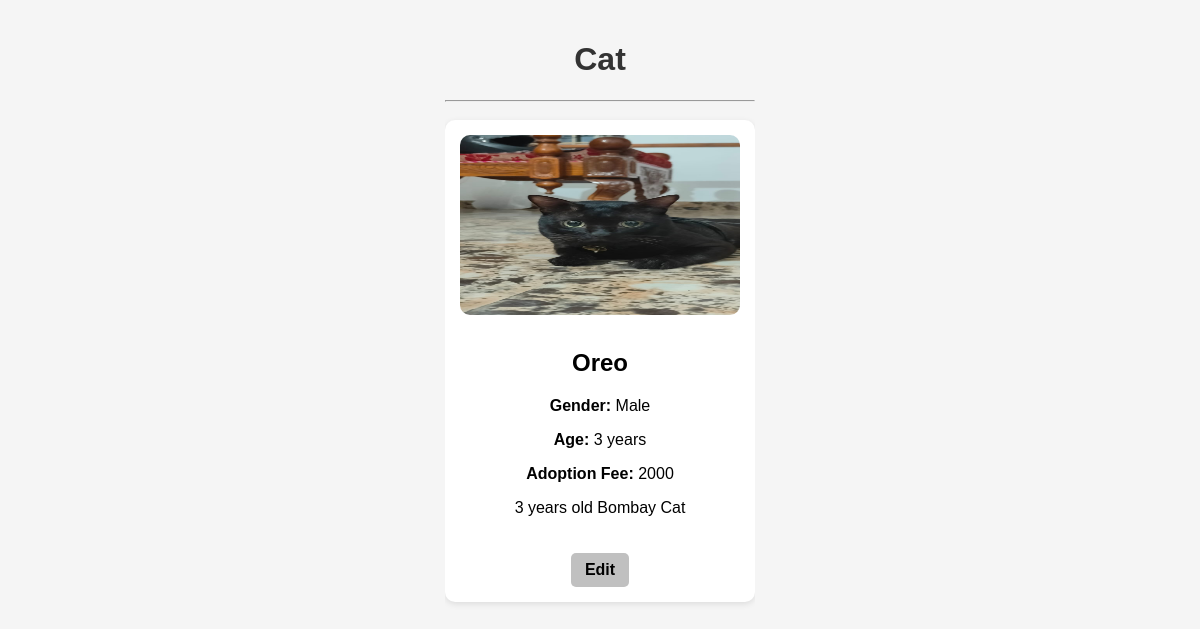
The app's page /dog_list/2 with its own data.
### app/models.py (models this page shows, shortened)
class Pet_category(models.Model):
    name = models.TextField()
    image = models.FileField()
    description = models.TextField()

class Pets(models.Model):
    pet_id = models.TextField()
    pet_name = models.TextField()
    gender = models.TextField()
    age = models.TextField()
    adoption_fee = models.IntegerField()
    img = models.FileField()
    dis = models.TextField()
    category=models.ForeignKey(Pet_category,on_delete=models.CASCADE,related_name="pets")

### app/views.py (the view)
# urls.py: path('dog_list/<id>',views.dog_list),
def dog_list(req,id):
    category = Pet_category.objects.get(id=id)
    pet_details = Pets.objects.filter(category=category)
    return render(req, 'shop/pet_list.html', {'category': category,'pet_details':pet_details})

### templates/shop/pet_list.html (shortened to what this page needs)
<!DOCTYPE html>
<html lang="en">
<head>
</head>
<body>
    <div class="container">
        <h1>{{ category.name }}</h1>
        <hr>
        <div class="pet-list">
            {% for pet in pet_details %}
            <div class="pet-card">
                <img src="{{ pet.img.url }}" alt="{{ pet.pet_name }}">
                <div class="pet-details">
                    <h2>{{ pet.pet_name }}</h2>
                    <p><strong>Gender:</strong> {{ pet.gender }}</p>
                    <p><strong>Age:</strong> {{ pet.age }}</p>
                    <p><strong>Adoption Fee:</strong> {{ pet.adoption_fee }}</p>
                    <p>{{ pet.dis }}</p>
                </div>
                <div class="buttons">
                    <a href="edit_pet/{{pet.pk}}" class="btn edit-btn">Edit</a>
                </div>
            </div>
            {% empty %}
            <p class="no-pets">No pets available in this category.</p>
            {% endfor %}
        </div>
    </div>
</body>
</html>

### templates/shop/pet_list.html (style rules this page uses)
body { font-family: Arial, sans-serif; background-color: whitesmoke; margin: 0; padding: 20px; display: flex; justify-content: center; }
h1 { text-align: center; color: #333; }
.pet-list { display: flex; overflow-x: auto; gap: 20px; padding: 10px 0; white-space: nowrap; }
.pet-card { flex: 0 0 auto; width: 280px; background: #fff; border-radius: 10px; box-shadow: 0 2px 6px rgba(0, 0, 0, 0.1); overflow: hidden; transition: transform 0.3s ease; padding: 15px; text-align: center; }
.pet-card img { width: 100%; height: 180px; object-fit:fill; border-radius: 10px; }
.pet-details { padding: 10px 0; }
.buttons { display: flex; justify-content: center; gap: 10px; margin-top: 10px; }
.btn { padding: 8px 14px; text-decoration: none; color:black; border-radius: 5px; border: none; cursor: pointer; font-weight: bold; transition: background 0.3s; }
.edit-btn { background-color: silver; }

### records on screen
Pet_category: name "Cat"
Pets: img (picture), pet_name "Oreo", gender "Male", age "3 years", adoption_fee "2000", dis "3 years old Bombay Cat"
